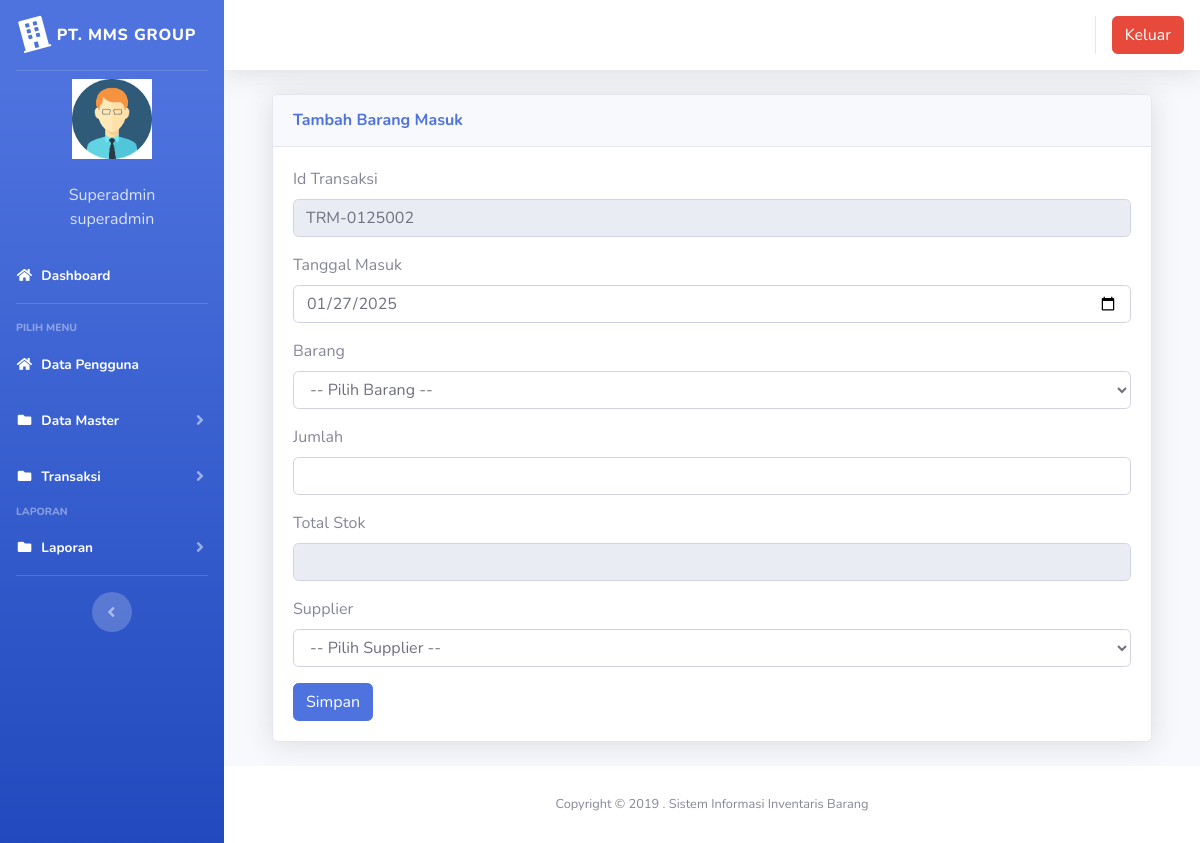
The app's page /index3.php?page=barangmasuk&aksi=tambahbarangmasuk (signed in), older data.
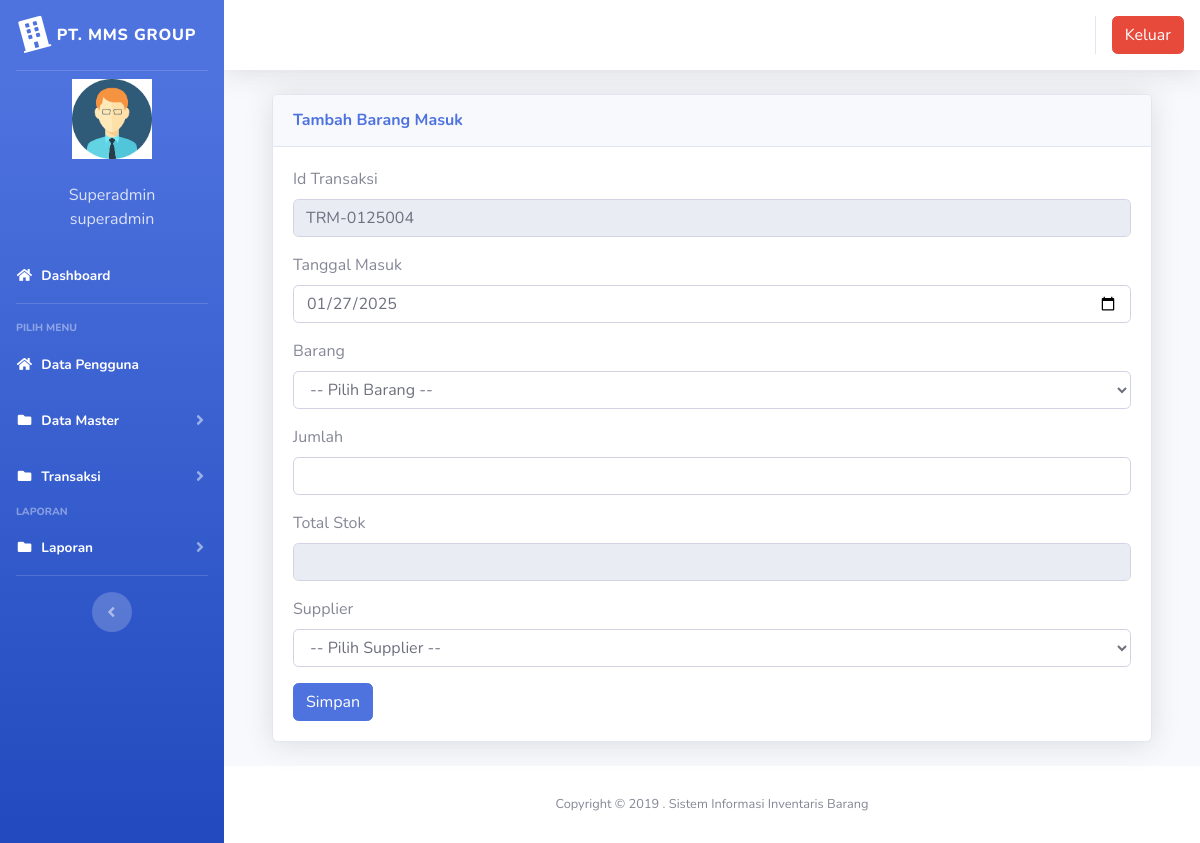
The same page, newer data.
### tables this page shows
CREATE TABLE `barang_masuk` (
  `id` int(11) NOT NULL,
  `id_transaksi` varchar(100) NOT NULL,
  `tanggal` date NOT NULL,
  `kode_barang` varchar(100) NOT NULL,
  `nama_barang` varchar(100) NOT NULL,
  `pengirim` varchar(100) NOT NULL,
  `jumlah` double NOT NULL,
  `satuan` varchar(100) NOT NULL
);

### page/barangmasuk/tambahbarangmasuk.php (the view, shortened to what this page needs)
 <?php
$koneksi = new mysqli("localhost", "root", "", "inventori");
$no = mysqli_query($koneksi, "select id_transaksi from barang_masuk order by id_transaksi desc");
$idtran = mysqli_fetch_array($no);
$kode = $idtran['id_transaksi'];
$urut = substr($kode, 8, 3);
$tambah = (int) $urut + 1;
$bulan = date("m");
$tahun = date("y");
if (strlen($tambah) == 1) {
	$format = "TRM-" . $bulan . $tahun . "00" . $tambah;
} else if (strlen($tambah) == 2) {
	$format = "TRM-" . $bulan . $tahun . "0" . $tambah;
} else {
	$format = "TRM-" . $bulan . $tahun . $tambah;
}
$tanggal_masuk = date("Y-m-d");
?>
 <div class="container-fluid">
 	<div class="card shadow mb-4">
 		<div class="card-header py-3">
 			<h6 class="m-0 font-weight-bold text-primary">Tambah Barang Masuk</h6>
 		</div>
 		<div class="card-body">
 			<div class="table-responsive">
 				<div class="body">
 					<form method="POST" enctype="multipart/form-data">
 						<label for="">Id Transaksi</label>
 						<div class="form-group">
 							<div class="form-line">
 								<input type="text" name="id_transaksi" class="form-control" id="id_transaksi" value="<?php echo $format; ?>" readonly />
 							</div>
 						</div>
 						<label for="">Tanggal Masuk</label>
 						<div class="form-group">
 							<div class="form-line">
 								<input type="date" name="tanggal_masuk" class="form-control" id="tanggal_masuk" value="<?php echo $tanggal_masuk; ?>" />
 							</div>
 						</div>
 						<label for="">Barang</label>
 						<div class="form-group">
 							<div class="form-line">
 								<select name="barang" id="cmb_barang" class="form-control" />
 								<option value="">-- Pilih Barang --</option>
 							</div>
 						</div>
 						<label for="">Jumlah</label>
 						<div class="form-group">
 							<div class="form-line">
 								<input type="text" name="jumlahmasuk" id="jumlahmasuk" onkeyup="sum()" class="form-control" />
 							</div>
 						</div>
 						<label for="jumlah">Total Stok</label>
 						<div class="form-group">
 							<div class="form-line">
 								<input readonly="readonly" name="jumlah" id="jumlah" type="number" class="form-control">
 							</div>
 						</div>
 						<label for="">Supplier</label>
 						<div class="form-group">
 							<div class="form-line">
 								<select name="pengirim" class="form-control" />
 								<option value="">-- Pilih Supplier --</option>
 							</div>
 						</div>
 						<input type="submit" name="simpan" value="Simpan" class="btn btn-primary">
 					</form>

Row changes from the older to the newer data that the page shows:
removed barang_masuk: id_transaksi "TRM-0125002"
added barang_masuk: id_transaksi "TRM-0125004"
